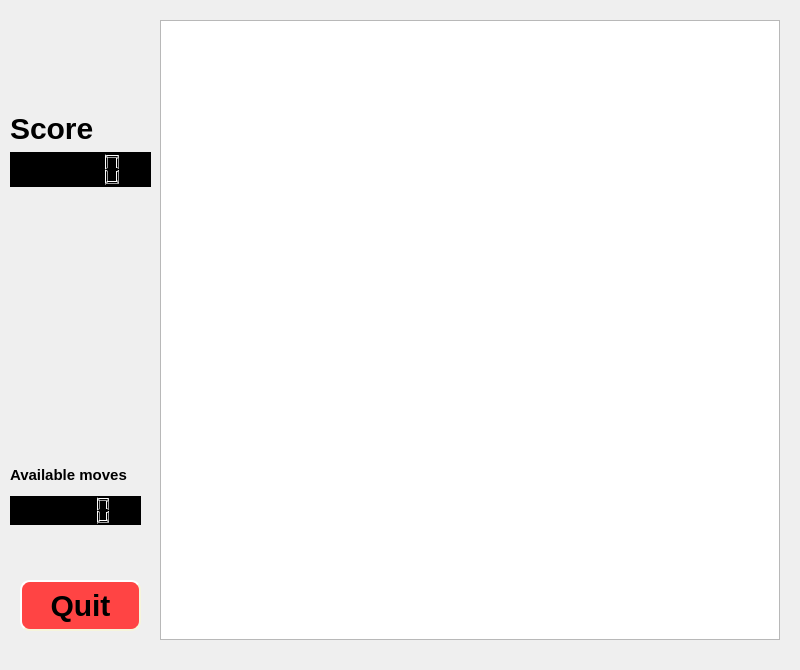
<?xml version="1.0" encoding="UTF-8"?>
<ui version="4.0">
 <class>GameWindow</class>
 <widget class="QDialog" name="GameWindow">
  <property name="geometry">
   <rect>
    <x>0</x>
    <y>0</y>
    <width>800</width>
    <height>670</height>
   </rect>
  </property>
  <property name="windowTitle">
   <string>Don't Panic</string>
  </property>
  <widget class="QGraphicsView" name="graphicsView">
   <property name="geometry">
    <rect>
     <x>160</x>
     <y>20</y>
     <width>620</width>
     <height>620</height>
    </rect>
   </property>
   <property name="autoFillBackground">
    <bool>false</bool>
   </property>
  </widget>
  <widget class="QPushButton" name="quitButton">
   <property name="geometry">
    <rect>
     <x>20</x>
     <y>580</y>
     <width>121</width>
     <height>51</height>
    </rect>
   </property>
   <property name="styleSheet">
    <string notr="true">QPushButton#quitButton {
    background-color: #f44;
    border-style: outset;
    border-width: 2px;
    border-radius: 10px;
    border-color: beige;
    font: bold 30px;
    min-width: 2em;
    padding: 6px;
}</string>
   </property>
   <property name="text">
    <string>Quit</string>
   </property>
  </widget>
  <widget class="QWidget" name="">
   <property name="geometry">
    <rect>
     <x>10</x>
     <y>110</y>
     <width>141</width>
     <height>77</height>
    </rect>
   </property>
   <layout class="QVBoxLayout" name="verticalLayout">
    <item>
     <widget class="QLabel" name="scoreLabel">
      <property name="styleSheet">
       <string notr="true">#scoreLabel{
font-weight: bold;
font-size: 30px;
}</string>
      </property>
      <property name="text">
       <string>Score</string>
      </property>
     </widget>
    </item>
    <item>
     <widget class="QLCDNumber" name="lcdNumber">
      <property name="styleSheet">
       <string notr="true">#lcdNumber{
	background-color: black;
}	</string>
      </property>
     </widget>
    </item>
   </layout>
  </widget>
  <widget class="QWidget" name="">
   <property name="geometry">
    <rect>
     <x>10</x>
     <y>460</y>
     <width>131</width>
     <height>65</height>
    </rect>
   </property>
   <layout class="QVBoxLayout" name="verticalLayout_2">
    <item>
     <widget class="QLabel" name="labelAvailableMoves">
      <property name="styleSheet">
       <string notr="true">#labelAvailableMoves{
font-weight: bold;
font-size: 15px;
}</string>
      </property>
      <property name="text">
       <string>Available moves</string>
      </property>
     </widget>
    </item>
    <item>
     <widget class="QLCDNumber" name="lcdAvailableMoves">
      <property name="styleSheet">
       <string notr="true">#lcdAvailableMoves{
	background-color: black;
}	</string>
      </property>
     </widget>
    </item>
   </layout>
  </widget>
  <zorder>graphicsView</zorder>
  <zorder>lcdNumber</zorder>
  <zorder>scoreLabel</zorder>
  <zorder>lcdNumber</zorder>
  <zorder>scoreLabel</zorder>
  <zorder>quitButton</zorder>
  <zorder>scoreLabel</zorder>
  <zorder>lcdAvailableMoves</zorder>
  <zorder>labelAvailableMoves</zorder>
 </widget>
 <resources/>
 <connections/>
</ui>
